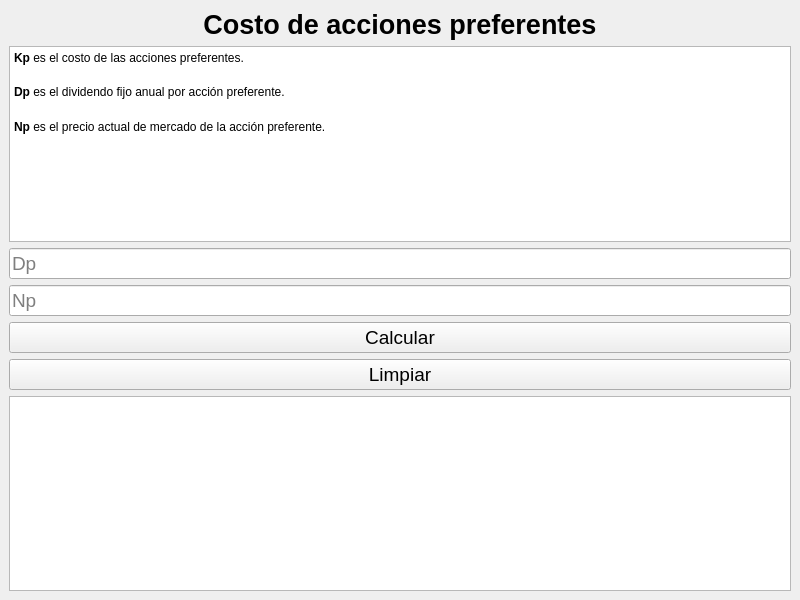
<?xml version="1.0" encoding="UTF-8"?>
<ui version="4.0">
 <class>MainWindow</class>
 <widget class="QMainWindow" name="MainWindow">
  <property name="windowModality">
   <enum>Qt::ApplicationModal</enum>
  </property>
  <property name="geometry">
   <rect>
    <x>0</x>
    <y>0</y>
    <width>800</width>
    <height>600</height>
   </rect>
  </property>
  <property name="windowTitle">
   <string>Costo de acciones preferentes</string>
  </property>
  <widget class="QWidget" name="centralwidget">
   <layout class="QVBoxLayout" name="verticalLayout">
    <item>
     <widget class="QLabel" name="label_title">
      <property name="font">
       <font>
        <family>Arial</family>
        <pointsize>20</pointsize>
        <bold>true</bold>
       </font>
      </property>
      <property name="text">
       <string>Costo de acciones preferentes</string>
      </property>
      <property name="alignment">
       <set>Qt::AlignCenter</set>
      </property>
     </widget>
    </item>
    <item>
     <widget class="QTextBrowser" name="textBrowser">
      <property name="html">
       <string>&lt;!DOCTYPE HTML PUBLIC &quot;-//W3C//DTD HTML 4.0//EN&quot; &quot;http://www.w3.org/TR/REC-html40/strict.dtd&quot;&gt;
&lt;html&gt;&lt;head&gt;&lt;meta name=&quot;qrichtext&quot; content=&quot;1&quot; /&gt;&lt;meta charset=&quot;utf-8&quot; /&gt;&lt;title&gt;Costo de Acciones Preferentes&lt;/title&gt;&lt;style type=&quot;text/css&quot;&gt;
p, li { white-space: pre-wrap; }
hr { height: 1px; border-width: 0; }
li.unchecked::marker { content: &quot;\2610&quot;; }
li.checked::marker { content: &quot;\2612&quot;; }
&lt;/style&gt;&lt;/head&gt;&lt;body style=&quot; font-family:'Segoe UI'; font-size:9pt; font-weight:400; font-style:normal;&quot;&gt;
&lt;p style=&quot; margin-top:12px; margin-bottom:12px; margin-left:0px; margin-right:0px; -qt-block-indent:0; text-indent:0px; line-height:160%;&quot;&gt;&lt;span style=&quot; font-family:'Arial','sans-serif'; font-weight:700;&quot;&gt;Kp&lt;/span&gt;&lt;span style=&quot; font-family:'Arial','sans-serif';&quot;&gt; es el costo de las acciones preferentes. &lt;/span&gt;&lt;/p&gt;
&lt;p style=&quot; margin-top:12px; margin-bottom:12px; margin-left:0px; margin-right:0px; -qt-block-indent:0; text-indent:0px; line-height:160%;&quot;&gt;&lt;span style=&quot; font-family:'Arial','sans-serif'; font-weight:700;&quot;&gt;Dp&lt;/span&gt;&lt;span style=&quot; font-family:'Arial','sans-serif';&quot;&gt; es el dividendo fijo anual por acción preferente. &lt;/span&gt;&lt;/p&gt;
&lt;p style=&quot; margin-top:12px; margin-bottom:12px; margin-left:0px; margin-right:0px; -qt-block-indent:0; text-indent:0px; line-height:160%;&quot;&gt;&lt;span style=&quot; font-family:'Arial','sans-serif'; font-weight:700;&quot;&gt;Np&lt;/span&gt;&lt;span style=&quot; font-family:'Arial','sans-serif';&quot;&gt; es el precio actual de mercado de la acción preferente.&lt;/span&gt; &lt;/p&gt;&lt;/body&gt;&lt;/html&gt;</string>
      </property>
     </widget>
    </item>
    <item>
     <widget class="QLineEdit" name="txt_dp">
      <property name="font">
       <font>
        <pointsize>14</pointsize>
       </font>
      </property>
      <property name="text">
       <string/>
      </property>
      <property name="placeholderText">
       <string>Dp</string>
      </property>
     </widget>
    </item>
    <item>
     <widget class="QLineEdit" name="txt_np">
      <property name="font">
       <font>
        <pointsize>14</pointsize>
       </font>
      </property>
      <property name="placeholderText">
       <string>Np</string>
      </property>
     </widget>
    </item>
    <item>
     <widget class="QPushButton" name="btn_calcular">
      <property name="font">
       <font>
        <pointsize>14</pointsize>
       </font>
      </property>
      <property name="text">
       <string>Calcular</string>
      </property>
     </widget>
    </item>
    <item>
     <widget class="QPushButton" name="btn_limpiar">
      <property name="font">
       <font>
        <pointsize>14</pointsize>
       </font>
      </property>
      <property name="text">
       <string>Limpiar</string>
      </property>
     </widget>
    </item>
    <item>
     <widget class="QTextBrowser" name="tb_resultado">
      <property name="font">
       <font>
        <pointsize>14</pointsize>
       </font>
      </property>
     </widget>
    </item>
   </layout>
  </widget>
 </widget>
 <resources/>
 <connections/>
</ui>
